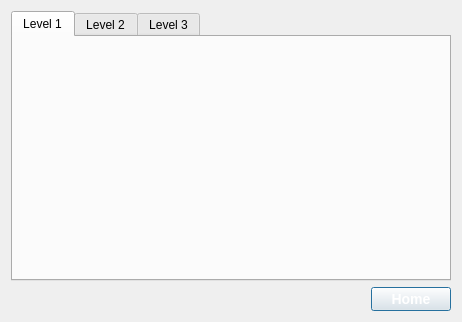
<?xml version="1.0" encoding="UTF-8"?>
<ui version="4.0">
 <class>ViewPage</class>
 <widget class="QDialog" name="ViewPage">
  <property name="geometry">
   <rect>
    <x>0</x>
    <y>0</y>
    <width>462</width>
    <height>322</height>
   </rect>
  </property>
  <property name="windowTitle">
   <string>Fridge View</string>
  </property>
  <property name="layoutDirection">
   <enum>Qt::LeftToRight</enum>
  </property>
  <layout class="QGridLayout" name="gridLayout">
   <item row="1" column="0">
    <widget class="QTabWidget" name="tabWidget">
     <property name="layoutDirection">
      <enum>Qt::LeftToRight</enum>
     </property>
     <property name="tabPosition">
      <enum>QTabWidget::North</enum>
     </property>
     <property name="tabShape">
      <enum>QTabWidget::Rounded</enum>
     </property>
     <property name="currentIndex">
      <number>0</number>
     </property>
     <property name="documentMode">
      <bool>false</bool>
     </property>
     <property name="tabsClosable">
      <bool>false</bool>
     </property>
     <widget class="QWidget" name="tab1">
      <attribute name="title">
       <string>Level 1</string>
      </attribute>
      <layout class="QGridLayout" name="gridLayout_2">
       <item row="0" column="0">
        <widget class="QLabel" name="label1">
         <property name="sizePolicy">
          <sizepolicy hsizetype="Expanding" vsizetype="Expanding">
           <horstretch>0</horstretch>
           <verstretch>0</verstretch>
          </sizepolicy>
         </property>
         <property name="text">
          <string/>
         </property>
         <property name="scaledContents">
          <bool>true</bool>
         </property>
        </widget>
       </item>
      </layout>
     </widget>
     <widget class="QWidget" name="tab2">
      <attribute name="title">
       <string>Level 2</string>
      </attribute>
      <layout class="QGridLayout" name="gridLayout_3">
       <item row="0" column="0">
        <widget class="QLabel" name="label2">
         <property name="sizePolicy">
          <sizepolicy hsizetype="Expanding" vsizetype="Expanding">
           <horstretch>0</horstretch>
           <verstretch>0</verstretch>
          </sizepolicy>
         </property>
         <property name="text">
          <string/>
         </property>
         <property name="scaledContents">
          <bool>true</bool>
         </property>
        </widget>
       </item>
      </layout>
     </widget>
     <widget class="QWidget" name="tab3">
      <attribute name="title">
       <string>Level 3</string>
      </attribute>
      <layout class="QGridLayout" name="gridLayout_4">
       <item row="0" column="0">
        <widget class="QLabel" name="label3">
         <property name="sizePolicy">
          <sizepolicy hsizetype="Expanding" vsizetype="Expanding">
           <horstretch>0</horstretch>
           <verstretch>0</verstretch>
          </sizepolicy>
         </property>
         <property name="text">
          <string/>
         </property>
         <property name="scaledContents">
          <bool>true</bool>
         </property>
        </widget>
       </item>
      </layout>
     </widget>
    </widget>
   </item>
   <item row="3" column="0">
    <widget class="QPushButton" name="HomeButton4">
     <property name="sizePolicy">
      <sizepolicy hsizetype="Maximum" vsizetype="Fixed">
       <horstretch>0</horstretch>
       <verstretch>0</verstretch>
      </sizepolicy>
     </property>
     <property name="layoutDirection">
      <enum>Qt::RightToLeft</enum>
     </property>
     <property name="styleSheet">
      <string notr="true">font: bold 14px;
    color: white;</string>
     </property>
     <property name="text">
      <string>Home</string>
     </property>
     <property name="autoDefault">
      <bool>true</bool>
     </property>
     <property name="default">
      <bool>false</bool>
     </property>
     <property name="flat">
      <bool>false</bool>
     </property>
    </widget>
   </item>
  </layout>
 </widget>
 <resources/>
 <connections>
  <connection>
   <sender>HomeButton4</sender>
   <signal>clicked()</signal>
   <receiver>ViewPage</receiver>
   <slot>reject()</slot>
   <hints>
    <hint type="sourcelabel">
     <x>379</x>
     <y>302</y>
    </hint>
    <hint type="destinationlabel">
     <x>323</x>
     <y>300</y>
    </hint>
   </hints>
  </connection>
 </connections>
</ui>
